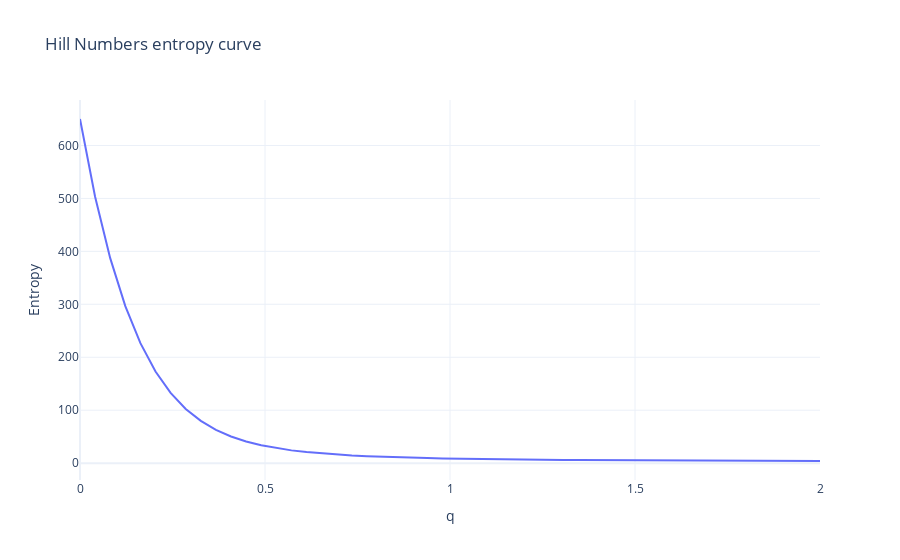

The notebook cell this image was saved under:
### Code cell
summarizer.plot_entropy_curve()

### Figure 1 — Plotly figure (JSON) as saved in the notebook; plotly's stock layout.template omitted (floating-point values rounded to 4 significant figures)
{"data": [{"hovertemplate": "q=%{x}<br>Entropy=%{y}<extra></extra>", "legendgroup": "", "line": {"color": "#636efa", "dash": "solid"}, "marker": {"symbol": "circle"}, "mode": "lines", "name": "", "orientation": "v", "showlegend": false, "type": "scatter", "x": [0, 0.04082, 0.08163, 0.1224, 0.1633, 0.2041, 0.2449, 0.2857, 0.3265, 0.3673, 0.4082, 0.449, 0.4898, 0.5306, 0.5714, 0.6122, 0.6531, 0.6939, 0.7347, 0.7755, 0.8163, 0.8571, 0.898, 0.9388, 0.9796, 1.02, 1.061, 1.102, 1.143, 1.184, 1.224, 1.265, 1.306, 1.347, 1.388, 1.429, 1.469, 1.51, 1.551, 1.592, 1.633, 1.673, 1.714, 1.755, 1.796, 1.837, 1.878, 1.918, 1.959, 2], "xaxis": "x", "y": [650, 503.3, 387.2, 296.6, 226.6, 173.1, 132.7, 102.4, 79.79, 62.92, 50.32, 40.88, 33.75, 28.31, 24.11, 20.84, 18.25, 16.18, 14.49, 13.11, 11.96, 10.99, 10.18, 9.477, 8.874, 8.35, 7.891, 7.487, 7.129, 6.811, 6.526, 6.27, 6.039, 5.83, 5.639, 5.466, 5.306, 5.16, 5.026, 4.902, 4.787, 4.68, 4.581, 4.489, 4.402, 4.322, 4.246, 4.175, 4.108, 4.046], "yaxis": "y"}], "layout": {"legend": {"tracegroupgap": 0}, "title": {"text": "Hill Numbers entropy curve"}, "xaxis": {"anchor": "y", "domain": [0, 1], "title": {"text": "q"}}, "yaxis": {"anchor": "x", "domain": [0, 1], "title": {"text": "Entropy"}}}}
